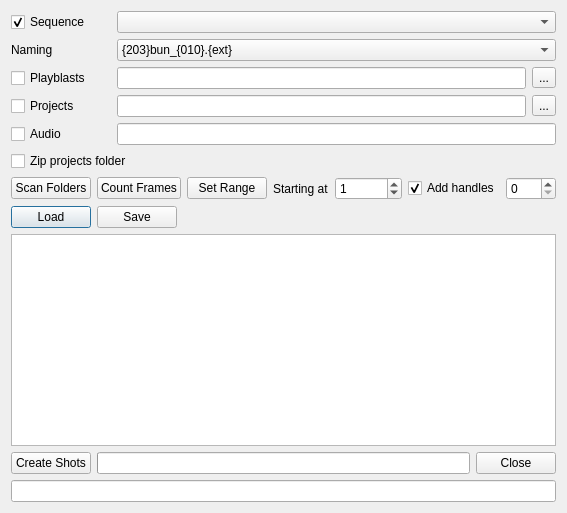
<?xml version="1.0" encoding="UTF-8"?>
<ui version="4.0">
 <class>BreakoutUploadDialog</class>
 <widget class="QDialog" name="BreakoutUploadDialog">
  <property name="enabled">
   <bool>true</bool>
  </property>
  <property name="geometry">
   <rect>
    <x>0</x>
    <y>0</y>
    <width>567</width>
    <height>513</height>
   </rect>
  </property>
  <property name="windowTitle">
   <string>Shot Breakout</string>
  </property>
  <property name="toolTip">
   <string>Select playblast and project file directories to upload as Layout</string>
  </property>
  <layout class="QVBoxLayout" name="verticalLayout">
   <item>
    <layout class="QHBoxLayout" name="horizontalLayoutProject">
     <item>
      <layout class="QVBoxLayout" name="verticalLayoutProject">
       <item>
        <layout class="QHBoxLayout" name="horizontalLayoutEpisodeSequence">
         <item>
          <widget class="QCheckBox" name="checkBoxSequence">
           <property name="minimumSize">
            <size>
             <width>100</width>
             <height>0</height>
            </size>
           </property>
           <property name="text">
            <string>Sequence</string>
           </property>
           <property name="checked">
            <bool>true</bool>
           </property>
          </widget>
         </item>
         <item>
          <widget class="QComboBox" name="comboBoxSequence">
           <property name="enabled">
            <bool>true</bool>
           </property>
           <property name="sizePolicy">
            <sizepolicy hsizetype="Expanding" vsizetype="Fixed">
             <horstretch>0</horstretch>
             <verstretch>0</verstretch>
            </sizepolicy>
           </property>
           <property name="minimumSize">
            <size>
             <width>200</width>
             <height>0</height>
            </size>
           </property>
           <property name="maximumSize">
            <size>
             <width>16777215</width>
             <height>25</height>
            </size>
           </property>
          </widget>
         </item>
        </layout>
       </item>
       <item>
        <layout class="QHBoxLayout" name="horizontalLayout_7">
         <item>
          <widget class="QLabel" name="label">
           <property name="minimumSize">
            <size>
             <width>100</width>
             <height>0</height>
            </size>
           </property>
           <property name="text">
            <string>Naming</string>
           </property>
           <property name="alignment">
            <set>Qt::AlignLeading|Qt::AlignLeft|Qt::AlignVCenter</set>
           </property>
          </widget>
         </item>
         <item>
          <widget class="QComboBox" name="comboBoxNaming">
           <property name="sizePolicy">
            <sizepolicy hsizetype="MinimumExpanding" vsizetype="Fixed">
             <horstretch>0</horstretch>
             <verstretch>0</verstretch>
            </sizepolicy>
           </property>
           <item>
            <property name="text">
             <string>{203}bun_{010}.{ext}</string>
            </property>
           </item>
           <item>
            <property name="text">
             <string>{tg118wha}_{030}fun_{010}_v01</string>
            </property>
           </item>
          </widget>
         </item>
        </layout>
       </item>
       <item>
        <layout class="QHBoxLayout" name="horizontalLayout">
         <item>
          <widget class="QCheckBox" name="cbPlayblast">
           <property name="minimumSize">
            <size>
             <width>100</width>
             <height>0</height>
            </size>
           </property>
           <property name="text">
            <string>Playblasts</string>
           </property>
          </widget>
         </item>
         <item>
          <widget class="QLineEdit" name="lineEditPlayblastFolder">
           <property name="toolTip">
            <string>Select a directory containing media files ###ABC_###</string>
           </property>
          </widget>
         </item>
         <item>
          <widget class="QToolButton" name="toolButtonSelectPlayblasts">
           <property name="text">
            <string>...</string>
           </property>
          </widget>
         </item>
        </layout>
       </item>
       <item>
        <layout class="QHBoxLayout" name="horizontalLayout_6">
         <item>
          <widget class="QCheckBox" name="cbProjects">
           <property name="minimumSize">
            <size>
             <width>100</width>
             <height>0</height>
            </size>
           </property>
           <property name="text">
            <string>Projects</string>
           </property>
          </widget>
         </item>
         <item>
          <widget class="QLineEdit" name="lineEditProjectsFolder">
           <property name="toolTip">
            <string>Select a directory containing project files ###ABC_###</string>
           </property>
          </widget>
         </item>
         <item>
          <widget class="QToolButton" name="toolButtonSelectProjects">
           <property name="text">
            <string>...</string>
           </property>
          </widget>
         </item>
        </layout>
       </item>
       <item>
        <layout class="QHBoxLayout" name="horizontalLayout_2">
         <item>
          <widget class="QCheckBox" name="cbAudio">
           <property name="minimumSize">
            <size>
             <width>100</width>
             <height>0</height>
            </size>
           </property>
           <property name="text">
            <string>Audio</string>
           </property>
          </widget>
         </item>
         <item>
          <widget class="QLineEdit" name="lineEdit_2"/>
         </item>
        </layout>
       </item>
       <item>
        <layout class="QGridLayout" name="gridLayout_2">
         <item row="4" column="0">
          <layout class="QHBoxLayout" name="horizontalLayout_8">
           <item>
            <widget class="QPushButton" name="pushButtonLoad">
             <property name="text">
              <string>Load</string>
             </property>
            </widget>
           </item>
           <item>
            <widget class="QPushButton" name="pushButtonSave">
             <property name="text">
              <string>Save</string>
             </property>
            </widget>
           </item>
           <item>
            <spacer name="horizontalSpacer_2">
             <property name="orientation">
              <enum>Qt::Horizontal</enum>
             </property>
             <property name="sizeType">
              <enum>QSizePolicy::Minimum</enum>
             </property>
             <property name="sizeHint" stdset="0">
              <size>
               <width>40</width>
               <height>20</height>
              </size>
             </property>
            </spacer>
           </item>
           <item>
            <spacer name="horizontalSpacer">
             <property name="orientation">
              <enum>Qt::Horizontal</enum>
             </property>
             <property name="sizeHint" stdset="0">
              <size>
               <width>40</width>
               <height>20</height>
              </size>
             </property>
            </spacer>
           </item>
          </layout>
         </item>
         <item row="1" column="0">
          <layout class="QHBoxLayout" name="horizontalLayout_9">
           <item>
            <widget class="QPushButton" name="pushButtonScan">
             <property name="text">
              <string>Scan Folders</string>
             </property>
            </widget>
           </item>
           <item>
            <widget class="QPushButton" name="pushButtonFfprobe">
             <property name="text">
              <string>Count Frames</string>
             </property>
            </widget>
           </item>
           <item>
            <widget class="QPushButton" name="pushButtonSetRange">
             <property name="text">
              <string>Set Range</string>
             </property>
            </widget>
           </item>
           <item>
            <widget class="QLabel" name="labelStartingAt">
             <property name="text">
              <string>Starting at</string>
             </property>
            </widget>
           </item>
           <item>
            <widget class="QSpinBox" name="spinBoxStartingFrame">
             <property name="accelerated">
              <bool>true</bool>
             </property>
             <property name="maximum">
              <number>9999999</number>
             </property>
             <property name="value">
              <number>1</number>
             </property>
            </widget>
           </item>
           <item>
            <widget class="QCheckBox" name="checkBoxHandles">
             <property name="text">
              <string>Add handles</string>
             </property>
             <property name="checked">
              <bool>true</bool>
             </property>
            </widget>
           </item>
           <item>
            <widget class="QSpinBox" name="spinBoxHandles"/>
           </item>
          </layout>
         </item>
         <item row="0" column="0">
          <widget class="QCheckBox" name="checkBoxZip">
           <property name="text">
            <string>Zip projects folder</string>
           </property>
          </widget>
         </item>
        </layout>
       </item>
      </layout>
     </item>
    </layout>
   </item>
   <item>
    <layout class="QHBoxLayout" name="horizontalLayout_3" stretch="0">
     <item>
      <widget class="QTableView" name="tableView">
       <property name="sizePolicy">
        <sizepolicy hsizetype="Expanding" vsizetype="MinimumExpanding">
         <horstretch>0</horstretch>
         <verstretch>10</verstretch>
        </sizepolicy>
       </property>
       <property name="sizeIncrement">
        <size>
         <width>0</width>
         <height>0</height>
        </size>
       </property>
       <property name="font">
        <font>
         <pointsize>9</pointsize>
        </font>
       </property>
       <property name="alternatingRowColors">
        <bool>true</bool>
       </property>
       <property name="selectionBehavior">
        <enum>QAbstractItemView::SelectRows</enum>
       </property>
       <property name="wordWrap">
        <bool>false</bool>
       </property>
      </widget>
     </item>
    </layout>
   </item>
   <item>
    <layout class="QHBoxLayout" name="horizontalLayout_4">
     <item>
      <widget class="QPushButton" name="pushButtonCreate">
       <property name="text">
        <string>Create Shots</string>
       </property>
      </widget>
     </item>
     <item>
      <widget class="QProgressBar" name="progressBar">
       <property name="maximum">
        <number>1</number>
       </property>
       <property name="value">
        <number>-1</number>
       </property>
      </widget>
     </item>
     <item>
      <widget class="QPushButton" name="pushButtonCancel">
       <property name="text">
        <string>Close</string>
       </property>
       <property name="autoDefault">
        <bool>false</bool>
       </property>
      </widget>
     </item>
    </layout>
   </item>
   <item>
    <widget class="QLineEdit" name="lineEdit"/>
   </item>
  </layout>
 </widget>
 <resources/>
 <connections/>
</ui>
